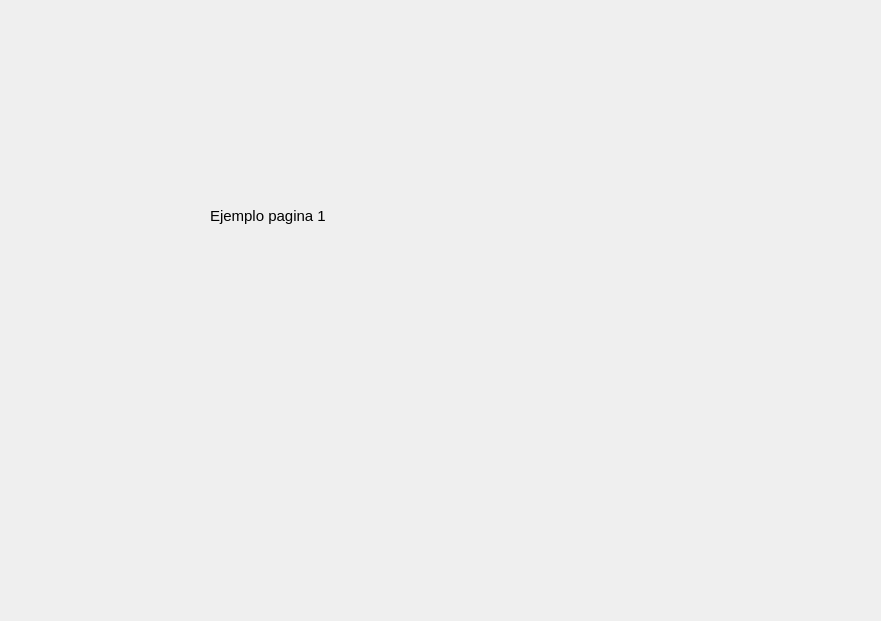
<?xml version="1.0" encoding="UTF-8"?>
<ui version="4.0">
 <class>Pagina1</class>
 <widget class="QWidget" name="Pagina1">
  <property name="geometry">
   <rect>
    <x>0</x>
    <y>0</y>
    <width>881</width>
    <height>621</height>
   </rect>
  </property>
  <property name="windowTitle">
   <string>Form</string>
  </property>
  <widget class="QLabel" name="label">
   <property name="geometry">
    <rect>
     <x>210</x>
     <y>200</y>
     <width>121</width>
     <height>31</height>
    </rect>
   </property>
   <property name="font">
    <font>
     <pointsize>11</pointsize>
    </font>
   </property>
   <property name="text">
    <string>Ejemplo pagina 1</string>
   </property>
  </widget>
 </widget>
 <resources/>
 <connections/>
</ui>
